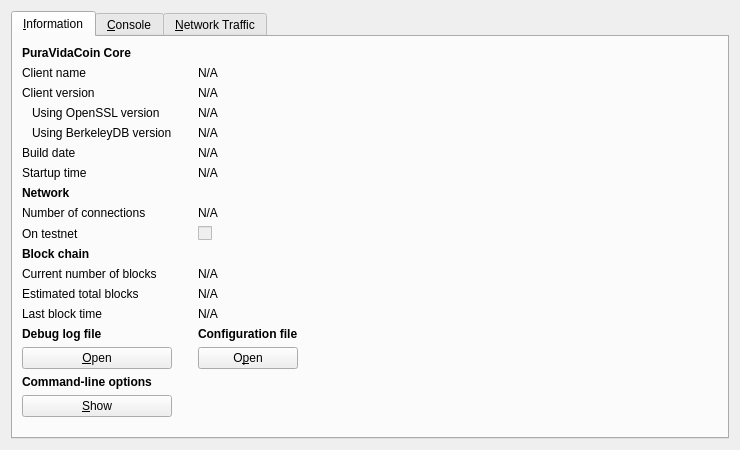
<?xml version="1.0" encoding="UTF-8"?>
<ui version="4.0">
 <class>RPCConsole</class>
 <widget class="QWidget" name="RPCConsole">
  <property name="geometry">
   <rect>
    <x>0</x>
    <y>0</y>
    <width>740</width>
    <height>450</height>
   </rect>
  </property>
  <property name="windowTitle">
   <string>PuraVidaCoin - Debug window</string>
  </property>
  <layout class="QVBoxLayout" name="verticalLayout_2">
   <item>
    <widget class="QTabWidget" name="tabWidget">
     <property name="currentIndex">
      <number>0</number>
     </property>
     <widget class="QWidget" name="tab_info">
      <attribute name="title">
       <string>&amp;Information</string>
      </attribute>
      <layout class="QGridLayout" name="gridLayout">
       <item row="15" column="2">
        <widget class="QLabel" name="labelConfigfile">
         <property name="font">
          <font>
           <weight>75</weight>
           <bold>true</bold>
          </font>
         </property>
         <property name="text">
          <string>Configuration file</string>
         </property>
        </widget>
       </item>
       <item row="13" column="2">
        <widget class="QLabel" name="lastBlockTime">
         <property name="cursor">
          <cursorShape>IBeamCursor</cursorShape>
         </property>
         <property name="text">
          <string>N/A</string>
         </property>
         <property name="textFormat">
          <enum>Qt::PlainText</enum>
         </property>
         <property name="textInteractionFlags">
          <set>Qt::LinksAccessibleByMouse|Qt::TextSelectableByKeyboard|Qt::TextSelectableByMouse</set>
         </property>
        </widget>
       </item>
       <item row="11" column="0">
        <widget class="QLabel" name="label_3">
         <property name="text">
          <string>Current number of blocks</string>
         </property>
        </widget>
       </item>
       <item row="11" column="2">
        <widget class="QLabel" name="numberOfBlocks">
         <property name="cursor">
          <cursorShape>IBeamCursor</cursorShape>
         </property>
         <property name="text">
          <string>N/A</string>
         </property>
         <property name="textFormat">
          <enum>Qt::PlainText</enum>
         </property>
         <property name="textInteractionFlags">
          <set>Qt::LinksAccessibleByMouse|Qt::TextSelectableByKeyboard|Qt::TextSelectableByMouse</set>
         </property>
        </widget>
       </item>
       <item row="17" column="0">
        <widget class="QLabel" name="labelCLOptions">
         <property name="font">
          <font>
           <weight>75</weight>
           <bold>true</bold>
          </font>
         </property>
         <property name="text">
          <string>Command-line options</string>
         </property>
        </widget>
       </item>
       <item row="16" column="0">
        <widget class="QPushButton" name="openDebugLogfileButton">
         <property name="toolTip">
          <string>Open the PuraVidaCoin debug log file from the current data directory. This can take a few seconds for large log files.</string>
         </property>
         <property name="text">
          <string>&amp;Open</string>
         </property>
         <property name="autoDefault">
          <bool>false</bool>
         </property>
        </widget>
       </item>
       <item row="15" column="0">
        <widget class="QLabel" name="labelDebugLogfile">
         <property name="font">
          <font>
           <weight>75</weight>
           <bold>true</bold>
          </font>
         </property>
         <property name="text">
          <string>Debug log file</string>
         </property>
        </widget>
       </item>
       <item row="18" column="3" rowspan="2">
        <spacer name="horizontalSpacer">
         <property name="orientation">
          <enum>Qt::Horizontal</enum>
         </property>
         <property name="sizeHint" stdset="0">
          <size>
           <width>404</width>
           <height>20</height>
          </size>
         </property>
        </spacer>
       </item>
       <item row="19" column="1">
        <spacer name="verticalSpacer">
         <property name="orientation">
          <enum>Qt::Vertical</enum>
         </property>
         <property name="sizeHint" stdset="0">
          <size>
           <width>20</width>
           <height>40</height>
          </size>
         </property>
        </spacer>
       </item>
       <item row="18" column="0">
        <widget class="QPushButton" name="showCLOptionsButton">
         <property name="toolTip">
          <string>Show the PuraVidaCoin-Qt help message to get a list with possible PuraVidaCoin command-line options.</string>
         </property>
         <property name="text">
          <string>&amp;Show</string>
         </property>
         <property name="autoDefault">
          <bool>false</bool>
         </property>
        </widget>
       </item>
       <item row="13" column="0">
        <widget class="QLabel" name="label_2">
         <property name="text">
          <string>Last block time</string>
         </property>
        </widget>
       </item>
       <item row="7" column="0">
        <widget class="QLabel" name="label_11">
         <property name="font">
          <font>
           <weight>75</weight>
           <bold>true</bold>
          </font>
         </property>
         <property name="text">
          <string>Network</string>
         </property>
        </widget>
       </item>
       <item row="6" column="2">
        <widget class="QLabel" name="startupTime">
         <property name="cursor">
          <cursorShape>IBeamCursor</cursorShape>
         </property>
         <property name="text">
          <string>N/A</string>
         </property>
         <property name="textFormat">
          <enum>Qt::PlainText</enum>
         </property>
         <property name="textInteractionFlags">
          <set>Qt::LinksAccessibleByMouse|Qt::TextSelectableByKeyboard|Qt::TextSelectableByMouse</set>
         </property>
        </widget>
       </item>
       <item row="6" column="0">
        <widget class="QLabel" name="label_13">
         <property name="text">
          <string>Startup time</string>
         </property>
        </widget>
       </item>
       <item row="9" column="0">
        <widget class="QLabel" name="label_8">
         <property name="text">
          <string>On testnet</string>
         </property>
        </widget>
       </item>
       <item row="8" column="2">
        <widget class="QLabel" name="numberOfConnections">
         <property name="cursor">
          <cursorShape>IBeamCursor</cursorShape>
         </property>
         <property name="text">
          <string>N/A</string>
         </property>
         <property name="textFormat">
          <enum>Qt::PlainText</enum>
         </property>
         <property name="textInteractionFlags">
          <set>Qt::LinksAccessibleByMouse|Qt::TextSelectableByKeyboard|Qt::TextSelectableByMouse</set>
         </property>
        </widget>
       </item>
       <item row="8" column="0">
        <widget class="QLabel" name="label_7">
         <property name="text">
          <string>Number of connections</string>
         </property>
        </widget>
       </item>
       <item row="10" column="0">
        <widget class="QLabel" name="label_10">
         <property name="font">
          <font>
           <weight>75</weight>
           <bold>true</bold>
          </font>
         </property>
         <property name="text">
          <string>Block chain</string>
         </property>
        </widget>
       </item>
       <item row="9" column="2">
        <widget class="QCheckBox" name="isTestNet">
         <property name="enabled">
          <bool>false</bool>
         </property>
         <property name="text">
          <string/>
         </property>
        </widget>
       </item>
       <item row="12" column="0">
        <widget class="QLabel" name="label_4">
         <property name="text">
          <string>Estimated total blocks</string>
         </property>
        </widget>
       </item>
       <item row="12" column="2">
        <widget class="QLabel" name="totalBlocks">
         <property name="cursor">
          <cursorShape>IBeamCursor</cursorShape>
         </property>
         <property name="text">
          <string>N/A</string>
         </property>
         <property name="textFormat">
          <enum>Qt::PlainText</enum>
         </property>
         <property name="textInteractionFlags">
          <set>Qt::LinksAccessibleByMouse|Qt::TextSelectableByKeyboard|Qt::TextSelectableByMouse</set>
         </property>
        </widget>
       </item>
       <item row="2" column="2">
        <widget class="QLabel" name="clientVersion">
         <property name="cursor">
          <cursorShape>IBeamCursor</cursorShape>
         </property>
         <property name="text">
          <string>N/A</string>
         </property>
         <property name="textFormat">
          <enum>Qt::PlainText</enum>
         </property>
         <property name="textInteractionFlags">
          <set>Qt::LinksAccessibleByMouse|Qt::TextSelectableByKeyboard|Qt::TextSelectableByMouse</set>
         </property>
        </widget>
       </item>
       <item row="4" column="0">
        <widget class="QLabel" name="label_berkeleyDBVersion">
         <property name="text">
          <string>Using BerkeleyDB version</string>
         </property>
         <property name="indent">
          <number>10</number>
         </property>
        </widget>
       </item>
       <item row="3" column="0">
        <widget class="QLabel" name="label_14">
         <property name="text">
          <string>Using OpenSSL version</string>
         </property>
         <property name="indent">
          <number>10</number>
         </property>
        </widget>
       </item>
       <item row="3" column="2">
        <widget class="QLabel" name="openSSLVersion">
         <property name="cursor">
          <cursorShape>IBeamCursor</cursorShape>
         </property>
         <property name="text">
          <string>N/A</string>
         </property>
         <property name="textFormat">
          <enum>Qt::PlainText</enum>
         </property>
         <property name="textInteractionFlags">
          <set>Qt::LinksAccessibleByMouse|Qt::TextSelectableByKeyboard|Qt::TextSelectableByMouse</set>
         </property>
        </widget>
       </item>
       <item row="4" column="2">
        <widget class="QLabel" name="berkeleyDBVersion">
         <property name="cursor">
          <cursorShape>IBeamCursor</cursorShape>
         </property>
         <property name="text">
          <string>N/A</string>
         </property>
         <property name="textFormat">
          <enum>Qt::PlainText</enum>
         </property>
         <property name="textInteractionFlags">
          <set>Qt::LinksAccessibleByMouse|Qt::TextSelectableByKeyboard|Qt::TextSelectableByMouse</set>
         </property>
        </widget>
       </item>
       <item row="5" column="0">
        <widget class="QLabel" name="label_12">
         <property name="text">
          <string>Build date</string>
         </property>
        </widget>
       </item>
       <item row="5" column="2">
        <widget class="QLabel" name="buildDate">
         <property name="cursor">
          <cursorShape>IBeamCursor</cursorShape>
         </property>
         <property name="text">
          <string>N/A</string>
         </property>
         <property name="textFormat">
          <enum>Qt::PlainText</enum>
         </property>
         <property name="textInteractionFlags">
          <set>Qt::LinksAccessibleByMouse|Qt::TextSelectableByKeyboard|Qt::TextSelectableByMouse</set>
         </property>
        </widget>
       </item>
       <item row="2" column="0">
        <widget class="QLabel" name="label_6">
         <property name="text">
          <string>Client version</string>
         </property>
        </widget>
       </item>
       <item row="0" column="0">
        <widget class="QLabel" name="label_9">
         <property name="font">
          <font>
           <weight>75</weight>
           <bold>true</bold>
          </font>
         </property>
         <property name="text">
          <string>PuraVidaCoin Core</string>
         </property>
        </widget>
       </item>
       <item row="1" column="2">
        <widget class="QLabel" name="clientName">
         <property name="cursor">
          <cursorShape>IBeamCursor</cursorShape>
         </property>
         <property name="text">
          <string>N/A</string>
         </property>
         <property name="textFormat">
          <enum>Qt::PlainText</enum>
         </property>
         <property name="textInteractionFlags">
          <set>Qt::LinksAccessibleByMouse|Qt::TextSelectableByKeyboard|Qt::TextSelectableByMouse</set>
         </property>
        </widget>
       </item>
       <item row="1" column="0">
        <widget class="QLabel" name="label_5">
         <property name="text">
          <string>Client name</string>
         </property>
        </widget>
       </item>
       <item row="14" column="2">
        <spacer name="verticalSpacer_2">
         <property name="orientation">
          <enum>Qt::Vertical</enum>
         </property>
         <property name="sizeHint" stdset="0">
          <size>
           <width>20</width>
           <height>20</height>
          </size>
         </property>
        </spacer>
       </item>
       <item row="16" column="2">
        <widget class="QPushButton" name="openConfigurationfileButton">
         <property name="toolTip">
          <string>Open the PuraVidaCoin configuration file from the current data directory.</string>
         </property>
         <property name="text">
          <string>O&amp;pen</string>
         </property>
         <property name="autoDefault">
          <bool>false</bool>
         </property>
        </widget>
       </item>
      </layout>
     </widget>
     <widget class="QWidget" name="tab_console">
      <attribute name="title">
       <string>&amp;Console</string>
      </attribute>
      <layout class="QVBoxLayout" name="verticalLayout_3">
       <property name="spacing">
        <number>3</number>
       </property>
       <item>
        <widget class="QTextEdit" name="messagesWidget">
         <property name="minimumSize">
          <size>
           <width>0</width>
           <height>100</height>
          </size>
         </property>
         <property name="readOnly">
          <bool>true</bool>
         </property>
         <property name="tabKeyNavigation" stdset="0">
          <bool>false</bool>
         </property>
         <property name="columnCount" stdset="0">
          <number>2</number>
         </property>
        </widget>
       </item>
       <item>
        <layout class="QHBoxLayout" name="horizontalLayout">
         <property name="spacing">
          <number>3</number>
         </property>
         <item>
          <widget class="QLabel" name="label">
           <property name="text">
            <string notr="true">&gt;</string>
           </property>
          </widget>
         </item>
         <item>
          <widget class="QLineEdit" name="lineEdit"/>
         </item>
         <item>
          <widget class="QPushButton" name="clearButton">
           <property name="maximumSize">
            <size>
             <width>24</width>
             <height>24</height>
            </size>
           </property>
           <property name="toolTip">
            <string>Clear console</string>
           </property>
           <property name="text">
            <string/>
           </property>
           <property name="icon">
            <iconset resource="../bitcoin.qrc">
             <normaloff>:/icons/remove</normaloff>:/icons/remove</iconset>
           </property>
           <property name="shortcut">
            <string notr="true">Ctrl+L</string>
           </property>
           <property name="autoDefault">
            <bool>false</bool>
           </property>
          </widget>
         </item>
        </layout>
       </item>
      </layout>
     </widget>
     <widget class="QWidget" name="tab_nettraffic">
      <attribute name="title">
       <string>&amp;Network Traffic</string>
      </attribute>
      <layout class="QHBoxLayout" name="horizontalLayout_3">
       <item>
        <layout class="QVBoxLayout" name="verticalLayout_4">
         <item>
          <widget class="TrafficGraphWidget" name="trafficGraph" native="true">
           <property name="sizePolicy">
            <sizepolicy hsizetype="Expanding" vsizetype="Expanding">
             <horstretch>0</horstretch>
             <verstretch>0</verstretch>
            </sizepolicy>
           </property>
          </widget>
         </item>
         <item>
          <layout class="QHBoxLayout" name="horizontalLayout_2">
           <item>
            <widget class="QSlider" name="sldGraphRange">
             <property name="minimum">
              <number>1</number>
             </property>
             <property name="maximum">
              <number>288</number>
             </property>
             <property name="pageStep">
              <number>12</number>
             </property>
             <property name="value">
              <number>6</number>
             </property>
             <property name="orientation">
              <enum>Qt::Horizontal</enum>
             </property>
            </widget>
           </item>
           <item>
            <widget class="QLabel" name="lblGraphRange">
             <property name="minimumSize">
              <size>
               <width>100</width>
               <height>0</height>
              </size>
             </property>
             <property name="alignment">
              <set>Qt::AlignCenter</set>
             </property>
            </widget>
           </item>
           <item>
            <widget class="QPushButton" name="btnClearTrafficGraph">
             <property name="text">
              <string>&amp;Clear</string>
             </property>
             <property name="autoDefault">
              <bool>false</bool>
             </property>
            </widget>
           </item>
          </layout>
         </item>
        </layout>
       </item>
       <item>
        <layout class="QVBoxLayout" name="verticalLayout">
         <item>
          <widget class="QGroupBox" name="groupBox">
           <property name="title">
            <string>Totals</string>
           </property>
           <layout class="QVBoxLayout" name="verticalLayout_5">
            <item>
             <layout class="QHBoxLayout" name="horizontalLayout_4">
              <item>
               <widget class="Line" name="line">
                <property name="sizePolicy">
                 <sizepolicy hsizetype="Fixed" vsizetype="Fixed">
                  <horstretch>0</horstretch>
                  <verstretch>0</verstretch>
                 </sizepolicy>
                </property>
                <property name="minimumSize">
                 <size>
                  <width>10</width>
                  <height>0</height>
                 </size>
                </property>
                <property name="palette">
                 <palette>
                  <active>
                   <colorrole role="Light">
                    <brush brushstyle="SolidPattern">
                     <color alpha="255">
                      <red>0</red>
                      <green>255</green>
                      <blue>0</blue>
                     </color>
                    </brush>
                   </colorrole>
                  </active>
                  <inactive>
                   <colorrole role="Light">
                    <brush brushstyle="SolidPattern">
                     <color alpha="255">
                      <red>0</red>
                      <green>255</green>
                      <blue>0</blue>
                     </color>
                    </brush>
                   </colorrole>
                  </inactive>
                  <disabled>
                   <colorrole role="Light">
                    <brush brushstyle="SolidPattern">
                     <color alpha="255">
                      <red>0</red>
                      <green>255</green>
                      <blue>0</blue>
                     </color>
                    </brush>
                   </colorrole>
                  </disabled>
                 </palette>
                </property>
                <property name="orientation">
                 <enum>Qt::Horizontal</enum>
                </property>
               </widget>
              </item>
              <item>
               <widget class="QLabel" name="label_16">
                <property name="text">
                 <string>Received:</string>
                </property>
               </widget>
              </item>
              <item>
               <widget class="QLabel" name="lblBytesIn">
                <property name="minimumSize">
                 <size>
                  <width>50</width>
                  <height>0</height>
                 </size>
                </property>
                <property name="alignment">
                 <set>Qt::AlignRight|Qt::AlignTrailing|Qt::AlignVCenter</set>
                </property>
               </widget>
              </item>
             </layout>
            </item>
            <item>
             <layout class="QHBoxLayout" name="horizontalLayout_5">
              <item>
               <widget class="Line" name="line_2">
                <property name="sizePolicy">
                 <sizepolicy hsizetype="Fixed" vsizetype="Fixed">
                  <horstretch>0</horstretch>
                  <verstretch>0</verstretch>
                 </sizepolicy>
                </property>
                <property name="minimumSize">
                 <size>
                  <width>10</width>
                  <height>0</height>
                 </size>
                </property>
                <property name="palette">
                 <palette>
                  <active>
                   <colorrole role="Light">
                    <brush brushstyle="SolidPattern">
                     <color alpha="255">
                      <red>255</red>
                      <green>0</green>
                      <blue>0</blue>
                     </color>
                    </brush>
                   </colorrole>
                  </active>
                  <inactive>
                   <colorrole role="Light">
                    <brush brushstyle="SolidPattern">
                     <color alpha="255">
                      <red>255</red>
                      <green>0</green>
                      <blue>0</blue>
                     </color>
                    </brush>
                   </colorrole>
                  </inactive>
                  <disabled>
                   <colorrole role="Light">
                    <brush brushstyle="SolidPattern">
                     <color alpha="255">
                      <red>255</red>
                      <green>0</green>
                      <blue>0</blue>
                     </color>
                    </brush>
                   </colorrole>
                  </disabled>
                 </palette>
                </property>
                <property name="orientation">
                 <enum>Qt::Horizontal</enum>
                </property>
               </widget>
              </item>
              <item>
               <widget class="QLabel" name="label_17">
                <property name="text">
                 <string>Sent:</string>
                </property>
               </widget>
              </item>
              <item>
               <widget class="QLabel" name="lblBytesOut">
                <property name="minimumSize">
                 <size>
                  <width>50</width>
                  <height>0</height>
                 </size>
                </property>
                <property name="alignment">
                 <set>Qt::AlignRight|Qt::AlignTrailing|Qt::AlignVCenter</set>
                </property>
               </widget>
              </item>
             </layout>
            </item>
            <item>
             <spacer name="verticalSpacer_4">
              <property name="orientation">
               <enum>Qt::Vertical</enum>
              </property>
              <property name="sizeHint" stdset="0">
               <size>
                <width>20</width>
                <height>407</height>
               </size>
              </property>
             </spacer>
            </item>
           </layout>
          </widget>
         </item>
        </layout>
       </item>
      </layout>
     </widget>
    </widget>
   </item>
  </layout>
 </widget>
 <customwidgets>
  <customwidget>
   <class>TrafficGraphWidget</class>
   <extends>QWidget</extends>
   <header>trafficgraphwidget.h</header>
   <container>1</container>
   <slots>
    <slot>clear()</slot>
   </slots>
  </customwidget>
 </customwidgets>
 <resources>
  <include location="../bitcoin.qrc"/>
 </resources>
 <connections/>
</ui>
